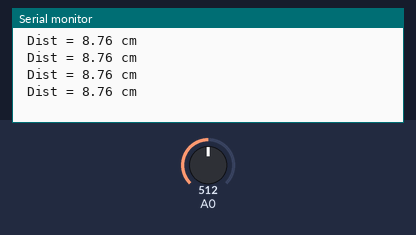
Bench run of a sketch on a simulated Arduino Uno, built with avr-gcc and run on an emulated ATmega328P. On the bench: the last lines printed to the serial monitor. The inputs (shaded band) are chosen by the test bench; at power-on: A0 = 512.

Above: at 1.2 s.
1.3 s: A0 set to 0
At 1.71 s:
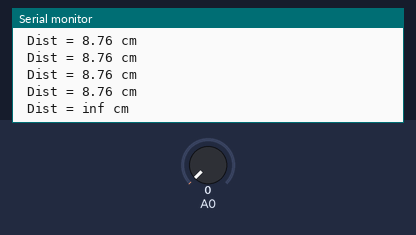
3.6 s: A0 set to 122
At 3.82 s:
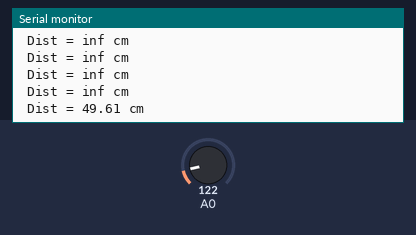

The sketch:

sample6_10.ino
```cpp
float Vcc = 5.0; // 전압(5V)
float dist;

void setup()
{
  Serial.begin(9600);
}
void loop()
{  dist = Vcc*analogRead(A0)/1023;
   dist = 26.549*pow(dist,-1.2091);     // 거리 계산식 두 줄
   Serial.print( " Dist = ");
   Serial.print(dist );
 Serial.println(" cm ");
 delay(300);
}
```

Measured:
- after the input at 1.3 s, the serial monitor: prints a new line after 0.21 s (image 1)
- after the input at 3.6 s, the serial monitor: prints a new line at once (image 2)
